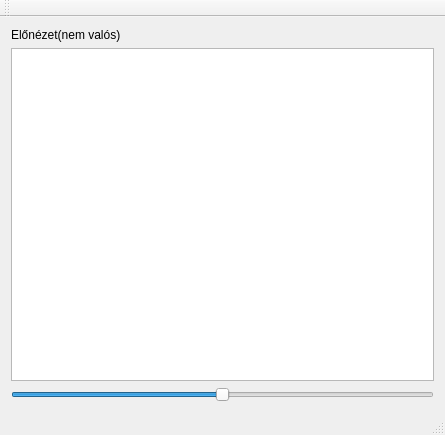
<?xml version="1.0" encoding="UTF-8"?>
<ui version="4.0">
 <class>MainWindow</class>
 <widget class="QMainWindow" name="MainWindow">
  <property name="geometry">
   <rect>
    <x>0</x>
    <y>0</y>
    <width>445</width>
    <height>435</height>
   </rect>
  </property>
  <property name="windowTitle">
   <string>MainWindow</string>
  </property>
  <widget class="QWidget" name="centralWidget">
   <layout class="QVBoxLayout" name="verticalLayout">
    <item>
     <widget class="QLabel" name="label">
      <property name="text">
       <string>Előnézet(nem valós)</string>
      </property>
     </widget>
    </item>
    <item>
     <widget class="QGraphicsView" name="graphicsView">
      <property name="renderHints">
       <set>QPainter::TextAntialiasing</set>
      </property>
      <property name="viewportUpdateMode">
       <enum>QGraphicsView::FullViewportUpdate</enum>
      </property>
     </widget>
    </item>
    <item>
     <widget class="QSlider" name="slider">
      <property name="maximum">
       <number>40</number>
      </property>
      <property name="sliderPosition">
       <number>20</number>
      </property>
      <property name="orientation">
       <enum>Qt::Horizontal</enum>
      </property>
     </widget>
    </item>
   </layout>
  </widget>
  <widget class="QMenuBar" name="menuBar">
   <property name="geometry">
    <rect>
     <x>0</x>
     <y>0</y>
     <width>445</width>
     <height>20</height>
    </rect>
   </property>
  </widget>
  <widget class="QToolBar" name="mainToolBar">
   <attribute name="toolBarArea">
    <enum>TopToolBarArea</enum>
   </attribute>
   <attribute name="toolBarBreak">
    <bool>false</bool>
   </attribute>
  </widget>
  <widget class="QStatusBar" name="statusBar"/>
 </widget>
 <layoutdefault spacing="6" margin="11"/>
 <resources/>
 <connections/>
</ui>
